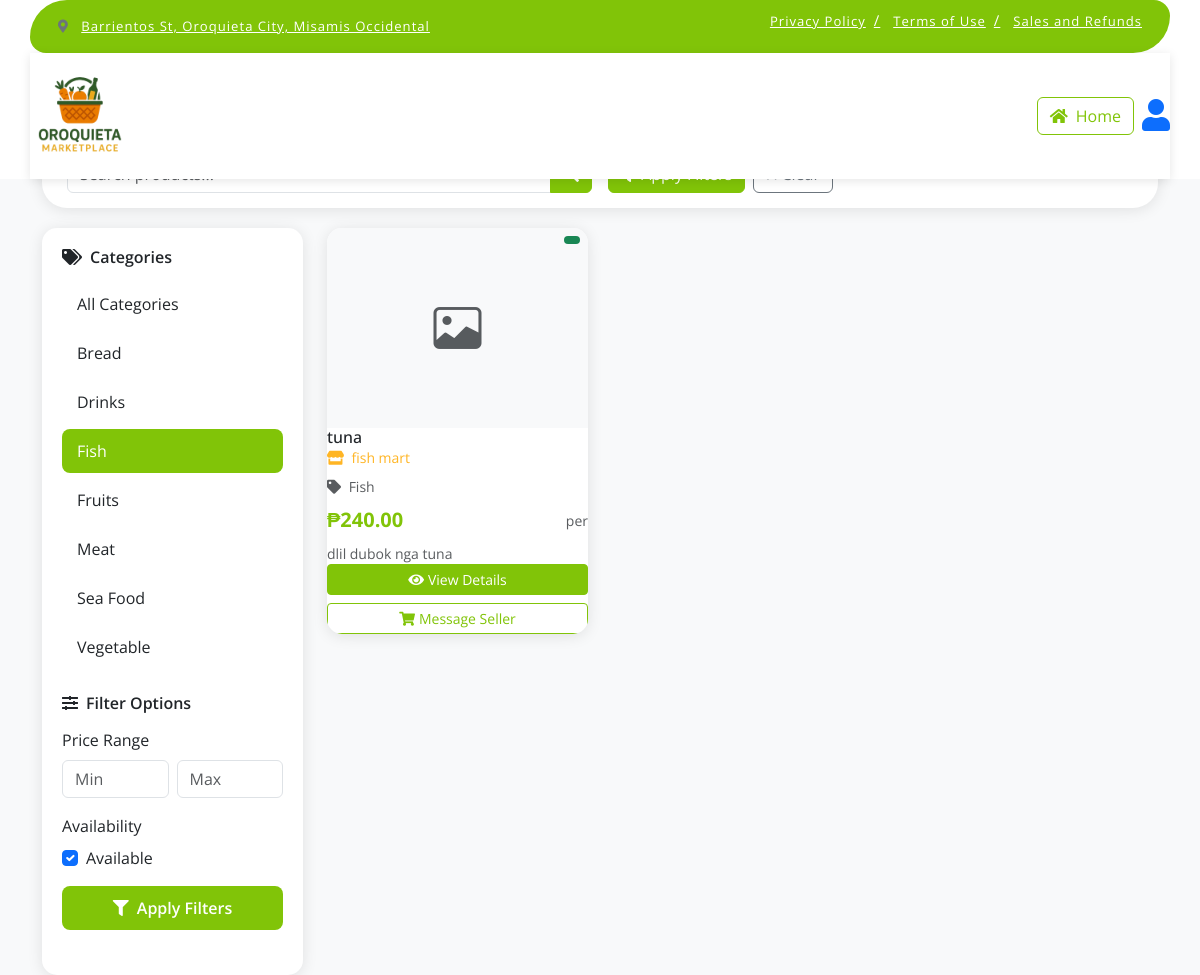
Screenshot of /customer/index_copy.php?category=4 with the database file from the repository.
### tables this page shows
CREATE TABLE `categories` (
  `id` int(11) NOT NULL,
  `name` varchar(100) NOT NULL,
  `icon` varchar(10) DEFAULT NULL COMMENT 'Emoji or icon character',
  `description` text DEFAULT NULL,
  `parent_id` int(11) DEFAULT NULL,
  `image` varchar(255) DEFAULT NULL,
  `is_active` tinyint(1) DEFAULT 1,
  `created_at` timestamp NOT NULL DEFAULT current_timestamp(),
  `updated_at` timestamp NOT NULL DEFAULT current_timestamp() ON UPDATE current_timestamp()
);

CREATE TABLE `products` (
  `id` int(11) NOT NULL,
  `seller_id` int(11) NOT NULL,
  `category_id` int(11) DEFAULT NULL,
  `name` varchar(255) NOT NULL,
  `description` text DEFAULT NULL,
  `price` decimal(10,2) NOT NULL,
  `stock_quantity` int(11) NOT NULL DEFAULT 0,
  `weight` decimal(10,2) DEFAULT NULL,
  `is_featured` tinyint(1) DEFAULT 0,
  `is_active` tinyint(1) DEFAULT 1,
  `created_at` timestamp NOT NULL DEFAULT current_timestamp(),
  `updated_at` timestamp NOT NULL DEFAULT current_timestamp() ON UPDATE current_timestamp()
);

### customer/index_copy.php (the view, shortened to what this page needs)
<?php
require_once '../includes/db_connect.php';
$cat_query = "SELECT id, name FROM categories WHERE is_active = 1 ORDER BY name";
$cat_stmt = $pdo->query($cat_query);
$search = isset($_GET['search']) ? trim($_GET['search']) : '';
$category_filter = isset($_GET['category']) ? intval($_GET['category']) : 0;
$price_min = isset($_GET['price_min']) ? floatval($_GET['price_min']) : 0;
$price_max = isset($_GET['price_max']) ? floatval($_GET['price_max']) : 999999;
$where_conditions = ["p.is_active = 1"];
$params = [];
if ($category_filter > 0) {
    $where_conditions[] = "p.category_id = ?";
    $params[] = $category_filter;
}
$where_clause = implode(" AND ", $where_conditions);
$query = "SELECT p.*, c.name as category_name,
          COALESCE(sa.business_name, CONCAT(s.first_name, ' ', s.last_name), 'Unknown Seller') as shop_name
          FROM products p
          LEFT JOIN categories c ON p.category_id = c.id
          LEFT JOIN sellers s ON p.seller_id = s.id
          LEFT JOIN seller_applications sa ON s.id = sa.seller_id AND sa.status = 'approved'
          WHERE $where_clause
          ORDER BY p.created_at DESC";
$stmt = $pdo->prepare($query);
$stmt->execute($params);
$products = $stmt->fetchAll();
?>
<!DOCTYPE html>
<html lang="en">
<head>
    <link rel="stylesheet" href="https://use.fontawesome.com/releases/v5.15.4/css/all.css" />
    <link href="https://cdn.jsdelivr.net/npm/bootstrap-icons@1.4.1/font/bootstrap-icons.css" rel="stylesheet">
    <link href="https://cdn.jsdelivr.net/npm/bootstrap@5.3.0/dist/css/bootstrap.min.css" rel="stylesheet">
</head>
<body>
    <div class="container-fluid fixed-top">
        <div class="container topbar bg-primary d-none d-lg-block">
            <div class="d-flex justify-content-between">
                <div class="top-info ps-2">
                    <small class="me-3"><i class="fas fa-map-marker-alt me-2 text-secondary"></i> <a href="#"
                            class="text-white">Barrientos St, Oroquieta City, Misamis Occidental</a></small>
                </div>
                <div class="top-link pe-2">
                    <a href="#" class="text-white"><small class="text-white mx-2">Privacy Policy</small>/</a>
                    <a href="#" class="text-white"><small class="text-white mx-2">Terms of Use</small>/</a>
                    <a href="#" class="text-white"><small class="text-white ms-2">Sales and Refunds</small></a>
                </div>
            </div>
        </div>
        <div class="container px-0">
            <nav class="navbar navbar-light bg-white navbar-expand-xl">
                <a href="../index.php" class="navbar-brand"><img src="../assets/img/logo-removebg.png" alt="logo"
                        width="100px"></a>
                <div class="collapse navbar-collapse bg-white" id="navbarCollapse">
                    <div class="d-flex m-3 me-0">
                        <a href="../index.php" class="btn btn-outline-primary me-2">
                            <i class="fas fa-home me-1"></i> Home
                        </a>
                        <a href="../authenticator.php" class="my-auto">
                            <i class="fas fa-user fa-2x text-primary"></i>
                        </a>
                    </div>
                </div>
            </nav>
        </div>
    </div>
    <div class="container">
        <div class="search-bar">
            <form method="GET" class="row g-3 align-items-center">
                <div class="col-md-6">
                    <div class="input-group">
                        <button class="btn btn-primary" type="submit">
                        </button>
                    </div>
                </div>
                <div class="col-md-6">
                    <div class="d-flex gap-2">
                        <button type="submit" class="btn btn-primary">
                        </button>
                        <a href="index.php" class="btn btn-outline-secondary">
                        </a>
                    </div>
                </div>
            </form>
        </div>
    </div>
    <div class="container">
        <div class="row">
            <div class="col-lg-3">
                <div class="sidebar">
                    <div class="filter-section">
                        <h6><i class="fas fa-tags me-2"></i>Categories</h6>
                        <div class="category-list">
                            <div class="category-item <?php echo $category_filter == 0 ? 'active' : ''; ?>"
                                onclick="window.location.href='?search=<?php echo urlencode($search); ?>&price_min=<?php echo $price_min; ?>&price_max=<?php echo $price_max; ?>'">
                                All Categories
                            </div>
                            <?php while ($category = $cat_stmt->fetch()): ?>
                                <div class="category-item <?php echo $category_filter == $category['id'] ? 'active' : ''; ?>"
                                    onclick="window.location.href='?search=<?php echo urlencode($search); ?>&category=<?php echo $category['id']; ?>&price_min=<?php echo $price_min; ?>&price_max=<?php echo $price_max; ?>'">
                                    <?php echo htmlspecialchars($category['name']); ?>
                                </div>
                            <?php endwhile; ?>
                        </div>
                    </div>
                    <div class="filter-section">
                        <h6><i class="fas fa-sliders-h me-2"></i>Filter Options</h6>
                        <div class="mb-3">
                            <label class="form-label">Price Range</label>
                            <div class="row g-2">
                                <div class="col-6">
                                    <input type="number" class="form-control" name="price_min" placeholder="Min"
                                        value="<?php echo $price_min > 0 ? $price_min : ''; ?>">
                                </div>
                                <div class="col-6">
                                    <input type="number" class="form-control" name="price_max" placeholder="Max"
                                        value="<?php echo $price_max < 999999 ? $price_max : ''; ?>">
                                </div>
                            </div>
                        </div>
                        <div class="mb-3">
                            <label class="form-label">Availability</label>
                            <div class="form-check">
                                <input class="form-check-input" type="checkbox" id="available" checked>
                                <label class="form-check-label" for="available">
                                    Available
                                </label>
                            </div>
                        </div>
                        <button type="submit" class="btn btn-apply-filters w-100">
                            <i class="fas fa-filter me-2"></i>Apply Filters
                        </button>
                    </div>
                </div>
            </div>
            <div class="col-lg-9">
                <div class="row g-4">
                    <?php if (count($products) > 0): ?>
                        <?php foreach ($products as $product): ?>
                            <div class="col-lg-4 col-md-6">
                                <div class="product-card">
                                    <div class="position-relative">
                                        <?php if (!empty($product['image'])): ?>
                                            <img
                                                class="product-image" alt="<?php echo htmlspecialchars($product['name']); ?>">
                                        <?php else: ?>
                                            <div class="product-image bg-light d-flex align-items-center justify-content-center">
                                                <i class="bi bi-image text-muted" style="font-size: 3rem;"></i>
                                            </div>
                                        <?php endif; ?>
                                        <span class="badge bg-success position-absolute top-0 end-0 m-2">
                                        </span>
                                    </div>
                                    <div class="card-body">
                                        <h6 class="card-title"><?php echo htmlspecialchars($product['name']); ?></h6>
                                        <p class="shop-name mb-2">
                                            <i class="fas fa-store me-1"></i>
                                            <?php echo htmlspecialchars($product['shop_name'] ?? 'Unknown Seller'); ?>
                                        </p>
                                        <p class="text-muted small mb-2">
                                            <i class="fas fa-tag me-1"></i>
                                            <?php echo htmlspecialchars($product['category_name'] ?? 'Uncategorized'); ?>
                                        </p>
                                        <div class="d-flex justify-content-between align-items-center mb-2">
                                            <span
                                                class="product-price">₱<?php echo number_format($product['price'], 2); ?></span>
                                            <small class="text-muted">per
                                                <?php echo htmlspecialchars($product['unit']); ?></small>
                                        </div>
                                        <?php if (!empty($product['description'])): ?>
                                            <p class="card-text small text-muted">
                                                <?php echo htmlspecialchars(substr($product['description'], 0, 100)) . (strlen($product['description']) > 100 ? '...' : ''); ?>
                                            </p>
                                        <?php endif; ?>
                                    </div>
                                    <div class="card-footer bg-transparent border-0">
                                        <div class="d-grid gap-2">
                                            <button class="btn btn-primary btn-sm"
                                                onclick="viewProduct(<?php echo $product['id']; ?>)">
                                                <i class="fas fa-eye me-1"></i>View Details
                                            </button>
                                            <button class="btn btn-outline-primary btn-sm">
                                                <i class="fas fa-shopping-cart me-1"></i>Message Seller
                                            </button>
                                        </div>
                                    </div>
                                </div>
                            </div>
                        <?php endforeach; ?>
                    <?php endif; ?>
                </div>
            </div>
        </div>
    </div>
</body>
</html>

### customer/index_copy.php (style rules this page uses)
:root { --primary: #81C408; --secondary: #FFB524; --success: #198754; --info: #0dcaf0; --warning: #ffc107; --danger: #dc3545; --light: #f8f9fa; --dark: #212529; }
body { font-family: 'Open Sans', sans-serif; background-color: #f8f9fa; padding-top: 120px; }
.fixed-top { transition: 0.5s; background: var(--bs-white); border: 0; }
.topbar { padding: 20px; border-radius: 230px 100px; background-color: var(--primary) !important; }
.topbar .top-info { font-size: 15px; line-height: 0; letter-spacing: 1px; display: flex; align-items: center; }
.topbar .top-link { font-size: 15px; line-height: 0; letter-spacing: 1px; }
.navbar { background: white; box-shadow: 0 2px 10px rgba(0, 0, 0, 0.1); }
.search-bar { background: white; border-radius: 25px; box-shadow: 0 2px 15px rgba(0, 0, 0, 0.1); padding: 15px 25px; margin: 20px 0; }
.sidebar { background: white; border-radius: 15px; box-shadow: 0 2px 15px rgba(0, 0, 0, 0.1); padding: 20px; height: fit-content; position: sticky; top: 20px; }
.product-card { background: white; border-radius: 15px; box-shadow: 0 2px 15px rgba(0, 0, 0, 0.1); transition: all 0.3s ease; height: 100%; overflow: hidden; }
.product-image { height: 200px; object-fit: cover; width: 100%; }
.category-item { padding: 10px 15px; border-radius: 8px; margin-bottom: 5px; cursor: pointer; transition: all 0.3s ease; }
.category-item.active { background-color: var(--primary); color: white; }
.filter-section { margin-bottom: 25px; }
.filter-section h6 { color: var(--dark); font-weight: 600; margin-bottom: 15px; }
.btn-apply-filters { background: var(--primary); border: none; border-radius: 8px; padding: 10px 20px; color: white; font-weight: 600; transition: all 0.3s ease; }
.product-price { font-size: 1.25rem; font-weight: 700; color: var(--primary); }
.shop-name { font-size: 0.875rem; color: var(--secondary); }
.btn-primary { background-color: var(--primary); border-color: var(--primary); }
.btn-outline-primary { color: var(--primary); border-color: var(--primary); }

### rows the page displays
categories: name "Bread"
categories: name "Drinks"
categories: name "Fish"
categories: name "Fruits"
categories: name "Meat"
categories: name "Sea Food"
categories: name "Vegetable"
products: name "tuna", shop_name "fish mart", category.name "Fish", price "240.00", description "dlil dubok nga tuna"
